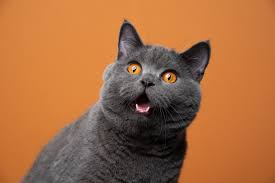
#> input picture classWork4/cat.jpg, 275 x 183 px, found by its file name
$ python Horizontal.py
#> lines starting #> are read from the running program, lines starting #| are printed output that depends on the picture
#> further down, image is the input picture: shape (183, 275, 3); mean B, G, R 64.6, 107.3, 166.3
import cv2
import numpy as np

def horizontal_sobel_filter(image):
    # Horizontal Sobel Filter
    sobel_filter = np.array([[-1, -2, -1],
                             [0, 0, 0],
                             [1, 2, 1]])

    # Ensure the image is in grayscale
    if len(image.shape) == 3:
        image = cv2.cvtColor(image, cv2.COLOR_BGR2GRAY)
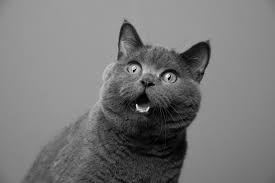
#> image: shape (183, 275); min 0, max 236, mean 120.1

    # Convolve the image with the Sobel filter
    filtered_image = cv2.filter2D(image, -1, sobel_filter)
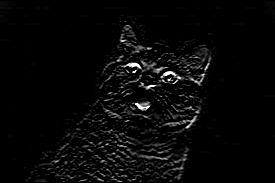
#> filtered_image: shape (183, 275); min 0, max 255, mean 7.8
    return filtered_image

# Load an example image
image_path = 'C:/Users/us/Documents/Python/SobelFilter/cat.jpg'  # Replace with the actual path to your image
image = cv2.imread(image_path)

# Apply the Horizontal Sobel Filter
filtered_image = horizontal_sobel_filter(image)

# Display the original and filtered images
cv2.imshow('Original Image', image)
cv2.imshow('Filtered Image (Horizontal Sobel)', filtered_image)
cv2.waitKey(0)
cv2.destroyAllWindows()
